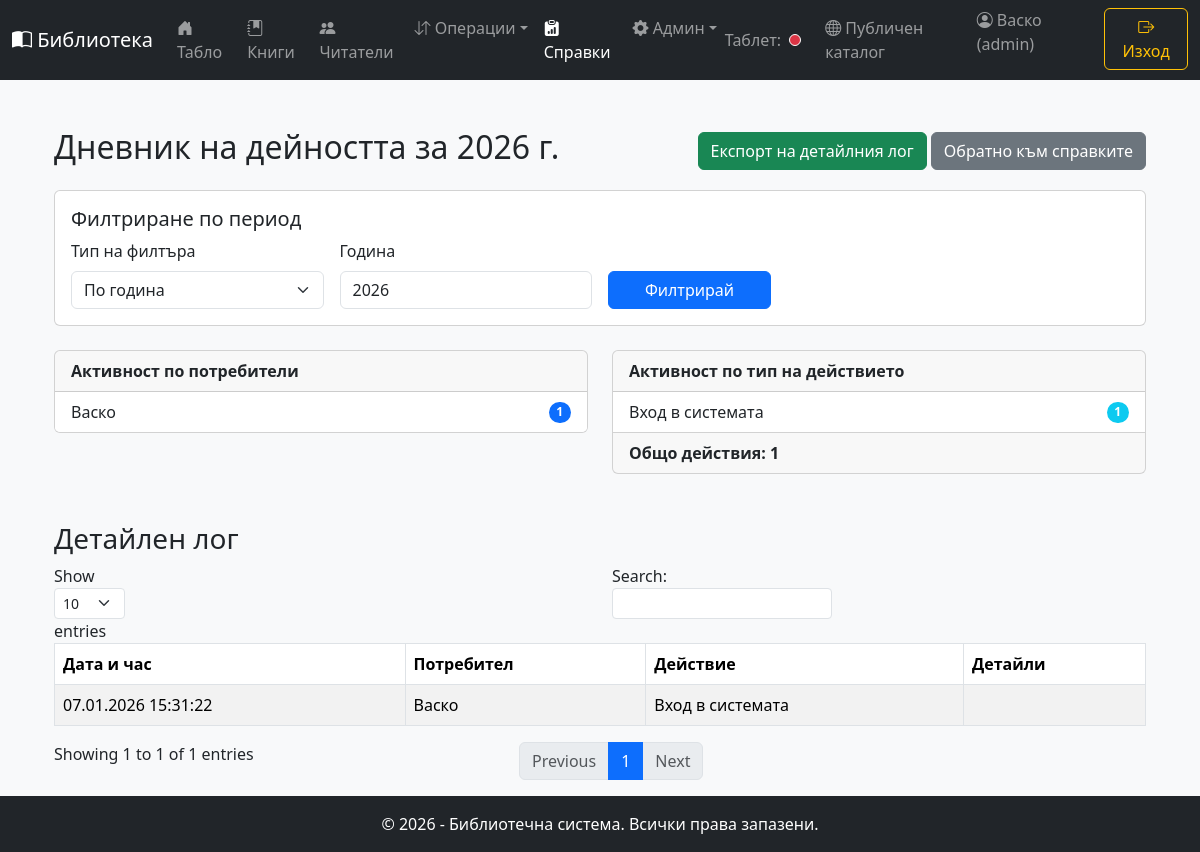
The page /report/activity (signed in) on the database its author committed.
### tables this page shows
CREATE TABLE activity_log ( id INTEGER PRIMARY KEY AUTOINCREMENT, timestamp DATETIME DEFAULT CURRENT_TIMESTAMP, username TEXT NOT NULL, action TEXT NOT NULL, details TEXT );

### application/routes_reports.py (the view)
@reports_bp.route('/report/activity')
@login_required
def activity_report_page():
    start_date, end_date, period_text = get_dates_from_request()
    conn = get_db()
    base_query = " FROM activity_log WHERE date(timestamp) BETWEEN ? AND ?"
    actions_by_user_sql = "SELECT username, COUNT(*) as action_count" + base_query + " GROUP BY username ORDER BY action_count DESC"
    actions_by_type_sql = "SELECT action, COUNT(*) as action_count" + base_query + " GROUP BY action ORDER BY action_count DESC"
    total_actions_sql = "SELECT COUNT(*)" + base_query
    logs_sql = "SELECT *" + base_query + " ORDER BY timestamp DESC LIMIT 1000"
    actions_by_user = conn.execute(actions_by_user_sql, (start_date, end_date)).fetchall()
    actions_by_type = conn.execute(actions_by_type_sql, (start_date, end_date)).fetchall()
    total_actions = conn.execute(total_actions_sql, (start_date, end_date)).fetchone()[0]
    logs = conn.execute(logs_sql, (start_date, end_date)).fetchall()
    return render_template(
        'report_activity.html',
        title=f"Дневник на дейността {period_text}",
        logs=logs,
        actions_by_user=actions_by_user,
        actions_by_type=actions_by_type,
        total_actions=total_actions
    )

### application/routes_reports.py (called while the page is built)
def get_dates_from_request():
    filter_type = request.args.get('filter_type')
    year_str = request.args.get('year', str(date.today().year))
    start_date_req = request.args.get('start_date')
    end_date_req = request.args.get('end_date')
    try:
        year = int(year_str)
    except (ValueError, TypeError):
        year = date.today().year
    if filter_type == 'period' and start_date_req and end_date_req:
        start_date = start_date_req
        end_date = end_date_req
        period_text = f"за периода от {start_date} до {end_date}"
    else:
        start_date = f"{year}-01-01"
        end_date = f"{year}-12-31"
        period_text = f"за {year} г."
    return start_date, end_date, period_text

### application/utils.py (called while the page is built)
def login_required(f):
    @wraps(f)
    def decorated_function(*args, **kwargs):
        if 'user_id' not in session:
            return redirect(url_for('auth.login_page'))
        return f(*args, **kwargs)
    return decorated_function

### application/templates/report_activity.html (shortened to what this page needs)
{% extends "base.html" %}
{% block content %}
<div class="container-fluid mt-4">
    <div class="d-flex justify-content-between align-items-center mb-3">
        <h2>{{ title }}</h2>
        <div>
            <a href="{{ url_for('reports.export_report_activity', year=request.args.get('year'), start_date=request.args.get('start_date'), end_date=request.args.get('end_date'), filter_type=request.args.get('filter_type')) }}" class="btn btn-success">
                 Експорт на детайлния лог
            </a>
            <a href="{{ url_for('reports.reports_page') }}" class="btn btn-secondary">
                 Обратно към справките
            </a>
        </div>
    </div>
    <div class="card mb-4">
        <div class="card-body">
            <h5 class="card-title">Филтриране по период</h5>
            <form method="get" id="report-filter-form" class="row g-3 align-items-end">
                <div class="col-md-3">
                    <label for="filter_type" class="form-label">Тип на филтъра</label>
                    <select id="filter_type" name="filter_type" class="form-select">
                        <option value="year" {% if request.args.get('filter_type', 'year') == 'year' %}selected{% endif %}>По година</option>
                    </select>
                </div>
                <div class="col-md-3" id="year-filter">
                    <label for="year" class="form-label">Година</label>
                    <input type="number" id="year" name="year" class="form-control" value="{{ request.args.get('year', current_year) }}">
                </div>
                <div class="col-md-2">
                    <button type="submit" class="btn btn-primary w-100">Филтрирай</button>
                </div>
            </form>
        </div>
    </div>
    <div class="row mb-4">
        <div class="col-md-6">
            <div class="card">
                <div class="card-header">
                    <strong>Активност по потребители</strong>
                </div>
                <ul class="list-group list-group-flush">
                    {% for item in actions_by_user %}
                        <li class="list-group-item d-flex justify-content-between align-items-center">
                            {{ item.username }}
                            <span class="badge bg-primary rounded-pill">{{ item.action_count }}</span>
                        </li>
                    {% else %}
                        <li class="list-group-item">Няма данни за избрания период.</li>
                    {% endfor %}
                </ul>
            </div>
        </div>
        <div class="col-md-6">
            <div class="card">
                <div class="card-header">
                    <strong>Активност по тип на действието</strong>
                </div>
                <ul class="list-group list-group-flush">
                    {% for item in actions_by_type %}
                        <li class="list-group-item d-flex justify-content-between align-items-center">
                            {{ item.action }}
                            <span class="badge bg-info rounded-pill">{{ item.action_count }}</span>
                        </li>
                    {% else %}
                        <li class="list-group-item">Няма данни за избрания период.</li>
                    {% endfor %}
                </ul>
                 <div class="card-footer">
                    <strong>Общо действия: {{ total_actions }}</strong>
                </div>
            </div>
        </div>
    </div>
    <h3 class="mt-5">Детайлен лог</h3>
    {% if logs %}
    <table id="activityTable" class="table table-striped table-bordered" style="width:100%">
        <thead>
            <tr>
                <th>Дата и час</th>
                <th>Потребител</th>
                <th>Действие</th>
                <th>Детайли</th>
            </tr>
        </thead>
        <tbody>
            {% for log in logs %}
            <tr>
                <td>{{ log.timestamp | format_date_dmy }}</td>
                <td>{{ log.username }}</td>
                <td>{{ log.action }}</td>
                <td>{{ log.details }}</td>
            </tr>
            {% endfor %}
        </tbody>
    </table>
    {% else %}
    <div class="alert alert-warning" role="alert">
        Няма намерени записи в дневника на дейността за избрания период.
    </div>
    {% endif %}
</div>
{% endblock %}

### application/templates/base.html (shortened to what this page needs)
<!DOCTYPE html>
<html lang="bg">
<head>
    <link href="https://cdn.jsdelivr.net/npm/bootstrap@5.3.3/dist/css/bootstrap.min.css" rel="stylesheet">
    <link rel="stylesheet" href="https://cdn.jsdelivr.net/npm/bootstrap-icons@1.11.3/font/bootstrap-icons.css">
    <link rel="stylesheet" href="{{ url_for('static', filename='app.css') }}">
</head>
<body>
    <nav class="navbar navbar-expand-lg navbar-dark bg-dark sticky-top">
        <div class="container-fluid">
            <a class="navbar-brand" href="{{ url_for('main.index') }}"><i class="bi bi-book-half"></i> Библиотека</a>
            <div class="collapse navbar-collapse" id="navbarNav">
                {% if session.user_id %}
                <ul class="navbar-nav me-auto mb-2 mb-lg-0">
                    <li class="nav-item"><a class="nav-link {% if request.endpoint == 'main.index' %}active{% endif %}" href="{{ url_for('main.index') }}"><i class="bi bi-house-door-fill"></i> Табло</a></li>
                    <li class="nav-item"><a class="nav-link {% if 'books' in request.endpoint %}active{% endif %}" href="{{ url_for('books.books_list_page') }}"><i class="bi bi-journal-bookmark-fill"></i> Книги</a></li>
                    <li class="nav-item"><a class="nav-link {% if 'readers' in request.endpoint %}active{% endif %}" href="{{ url_for('readers.readers_list_page') }}"><i class="bi bi-people-fill"></i> Читатели</a></li>
                    <li class="nav-item dropdown">
                        <a class="nav-link dropdown-toggle {% if 'transaction' in request.endpoint %}active{% endif %}" href="#" id="navbarDropdownTransactions" role="button" data-bs-toggle="dropdown" aria-expanded="false"><i class="bi bi-arrow-down-up"></i> Операции</a>
                    </li>
                     <li class="nav-item"><a class="nav-link {% if 'reports' in request.endpoint %}active{% endif %}" href="{{ url_for('reports.reports_page') }}"><i class="bi bi-clipboard-data-fill"></i> Справки</a></li>
                    {% if session.role == 'admin' %}
                    <li class="nav-item dropdown">
                        <a class="nav-link dropdown-toggle " href="#" id="navbarDropdownAdmin" role="button" data-bs-toggle="dropdown" aria-expanded="false"><i class="bi bi-gear-fill"></i> Админ</a>
                    </li>
                    {% endif %}
                </ul>
                <ul class="navbar-nav ms-auto">
                    <li class="nav-item d-flex align-items-center me-3">
                        <span class="navbar-text">Таблет:</span>
                        <span id="tablet-status-dot" class="status-dot dot-red" title="Таблетът не е свързан"></span>
                    </li>
                     <li class="nav-item"><a class="nav-link" href="{{ url_for('public.public_catalog_page') }}" target="_blank"><i class="bi bi-globe"></i> Публичен каталог</a></li>
                    <li class="nav-item"><span class="navbar-text me-3"><i class="bi bi-person-circle"></i> {{ session.username }} ({{ session.role }})</span></li>
                    <li class="nav-item"><a href="{{ url_for('auth.logout') }}" class="btn btn-outline-warning"><i class="bi bi-box-arrow-right"></i> Изход</a></li>
                </ul>
                {% endif %}
            </div>
        </div>
    </nav>
    <main class="container mt-4">
        {% block content %}{% endblock %}
    </main>
    <footer class="bg-dark text-white text-center p-3 mt-auto">
        <div class="container">&copy; {{ current_year }} - Библиотечна система. Всички права запазени.</div>
    </footer>
</body>
</html>

### application/static/app.css (style rules this page uses)
body { display: flex; flex-direction: column; min-height: 100vh; background-color: #f8f9fa; }
main { flex-grow: 1; }
.status-dot { height: 12px; width: 12px; background-color: #bbb; border-radius: 50%; display: inline-block; margin-left: 8px; border: 1px solid #fff; vertical-align: middle; }
.dot-red { background-color: #dc3545; }

### rows shown on the page
activity_log: role "admin", action "Вход в системата", action_count "1"
activity_log: timestamp "07.01.2026 15:31:22", username "Васко", action "Вход в системата"

### other values the page prints
{{ session.username }} "Васко"
{{ title }} "Дневник на дейността за 2026 г."
{{ item.username }} "Васко"
{{ item.action_count }} "1"
{{ total_actions }} "1"
